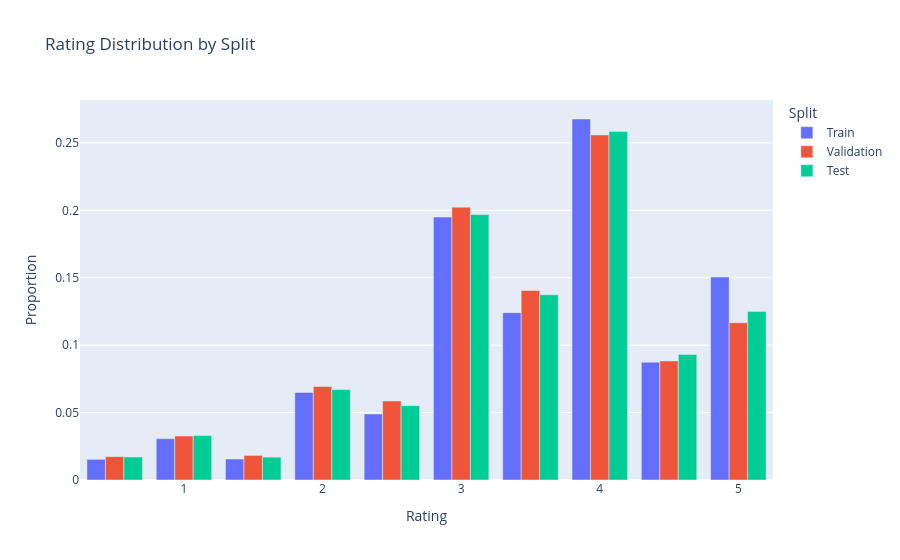

This figure's notebook cell:
### Markdown cell above
### Rating distribution across splits

If the temporal split is sound, the *shape* of the rating distribution should be
stable across train / val / test — only the volume changes, not user behaviour.

### Code cell
dist_rows = []
for name, df in [("Train", train), ("Validation", val), ("Test", test)]:
    props = df["rating"].value_counts(normalize=True).sort_index()
    for rating_val, prop in props.items():
        dist_rows.append({"Split": name, "Rating": rating_val, "Proportion": prop})

fig = px.bar(
    pd.DataFrame(dist_rows), x="Rating", y="Proportion", color="Split",
    barmode="group", title="Rating Distribution by Split",
)
save_fig(fig, "11_rating_dist_by_split")

### Figure 1 — Plotly figure (JSON) as saved in the notebook; plotly's stock layout.template omitted (floating-point values rounded to 4 significant figures)
{"data": [{"alignmentgroup": "True", "hovertemplate": "Split=Train<br>Rating=%{x}<br>Proportion=%{y}<extra></extra>", "legendgroup": "Train", "marker": {"color": "#636efa", "pattern": {"shape": ""}}, "name": "Train", "offsetgroup": "Train", "orientation": "v", "showlegend": true, "textposition": "auto", "type": "bar", "x": [0.5, 1.0, 1.5, 2.0, 2.5, 3.0, 3.5, 4.0, 4.5, 5.0], "xaxis": "x", "y": [0.01535, 0.03063, 0.01557, 0.06498, 0.04891, 0.195, 0.1241, 0.2677, 0.08732, 0.1505], "yaxis": "y"}, {"alignmentgroup": "True", "hovertemplate": "Split=Validation<br>Rating=%{x}<br>Proportion=%{y}<extra></extra>", "legendgroup": "Validation", "marker": {"color": "#EF553B", "pattern": {"shape": ""}}, "name": "Validation", "offsetgroup": "Validation", "orientation": "v", "showlegend": true, "textposition": "auto", "type": "bar", "x": [0.5, 1.0, 1.5, 2.0, 2.5, 3.0, 3.5, 4.0, 4.5, 5.0], "xaxis": "x", "y": [0.01735, 0.03262, 0.01825, 0.06941, 0.05862, 0.2023, 0.1406, 0.2559, 0.0883, 0.1166], "yaxis": "y"}, {"alignmentgroup": "True", "hovertemplate": "Split=Test<br>Rating=%{x}<br>Proportion=%{y}<extra></extra>", "legendgroup": "Test", "marker": {"color": "#00cc96", "pattern": {"shape": ""}}, "name": "Test", "offsetgroup": "Test", "orientation": "v", "showlegend": true, "textposition": "auto", "type": "bar", "x": [0.5, 1.0, 1.5, 2.0, 2.5, 3.0, 3.5, 4.0, 4.5, 5.0], "xaxis": "x", "y": [0.01707, 0.03296, 0.01698, 0.06709, 0.05515, 0.1969, 0.1374, 0.2584, 0.09308, 0.1251], "yaxis": "y"}], "layout": {"barmode": "group", "legend": {"title": {"text": "Split"}, "tracegroupgap": 0}, "title": {"text": "Rating Distribution by Split"}, "xaxis": {"anchor": "y", "domain": [0, 1], "title": {"text": "Rating"}}, "yaxis": {"anchor": "x", "domain": [0, 1], "title": {"text": "Proportion"}}}}
